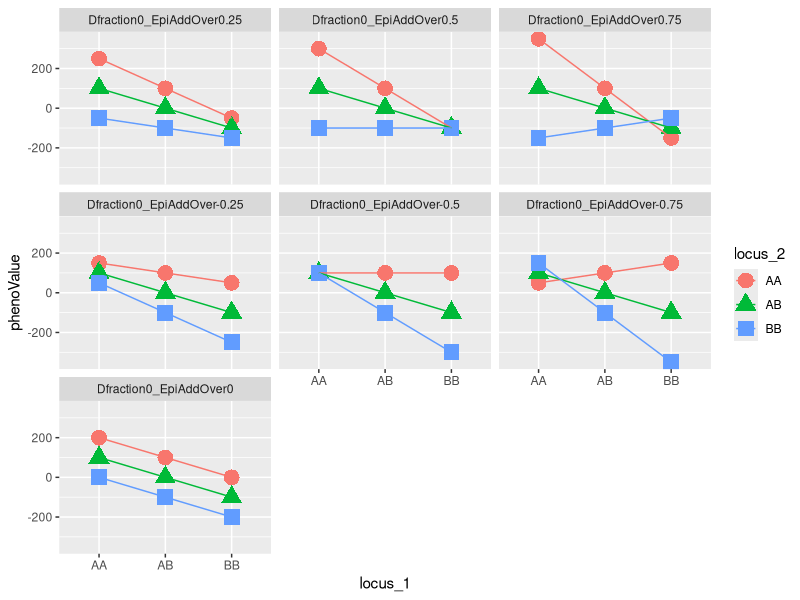
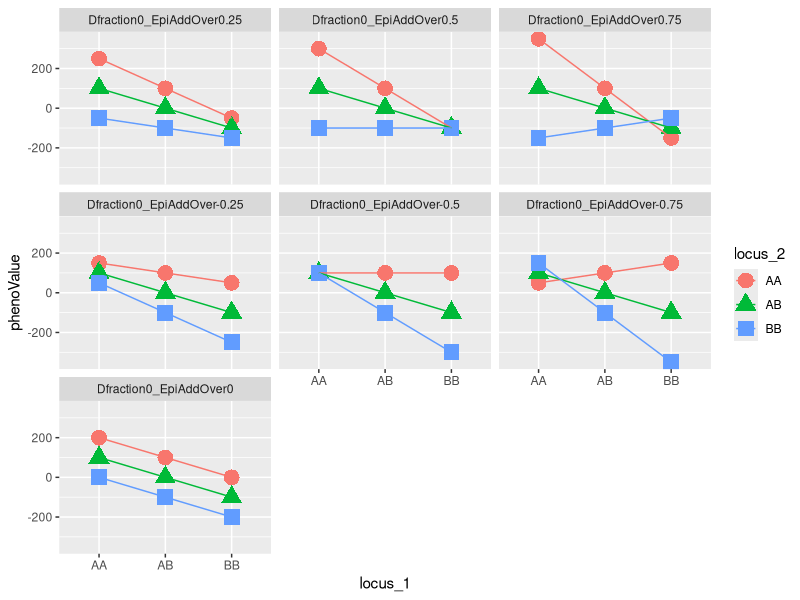

The R script that drew these images, in order:
#building a phenotype plot that works only for this specific configuration of
#test data

library(stringi)
library(ggplot2)
library(tidyr)
library(readr)
setwd('~/research/genetic_inheritance/phenotype_simulation_v2/test_data/simulation_1/')


# SUPPORT FUNCTIONS -------------------------------------------------------
simplify_phenoname = function(x){
  x = gsub(x = x, pattern = 'simphe_', replacement = '')
  x = gsub(x = x, pattern = 'mean0_', replacement = '')
  x = gsub(x = x, pattern = 'hSquare1_cv0_QTN2_RandomSignFALSE_', replacement = '')
  x = gsub(x = x, pattern = 'testModeTRUE_', replacement = '')
  x = gsub(x = x, pattern = '_epoch[0-9]*', replacement = '')
  return(x)
}

# ACTUAL SCRIPT -----------------------------------------------------------
#reading data in
phenos = read_csv(file = 'simulated_phenotype.csv', col_names = TRUE, col_types = NULL, show_col_types = FALSE)
colnames(phenos) = simplify_phenoname(colnames(phenos)) 
pieces = data.frame(stri_split_fixed(str = phenos$sample, pattern = '_', simplify = TRUE))
phenos$locus_1 = pieces$X2
phenos$locus_2 = pieces$X3
phenos$sample = NULL

#a form palatable to ggplot2
phenos = pivot_longer(data = phenos, 
                      cols = setdiff(colnames(phenos), c('locus_1', 'locus_2')), 
                      names_to = 'phenoConfig', values_to = 'phenoValue')

#forcing facet order
phenos$phenoConfig = factor(x = phenos$phenoConfig, levels = c(
  'Dfraction0_EpiAddOver0.25',
  'Dfraction0_EpiAddOver0.5',
  'Dfraction0_EpiAddOver0.75',
  'Dfraction0_EpiAddOver-0.25',
  'Dfraction0_EpiAddOver-0.5',
  'Dfraction0_EpiAddOver-0.75',
  'Dfraction0_EpiAddOver0'
))



#doing the plot
p = ggplot(phenos, aes(
  x = locus_1, 
  y=phenoValue, 
  group = locus_2, color = locus_2, shape = locus_2)) + 
  geom_point(size=5) + geom_line() + facet_wrap(facets = vars(phenoConfig))
print(p)

ggsave(filename = 'epistasis_additive.png', plot = p)
